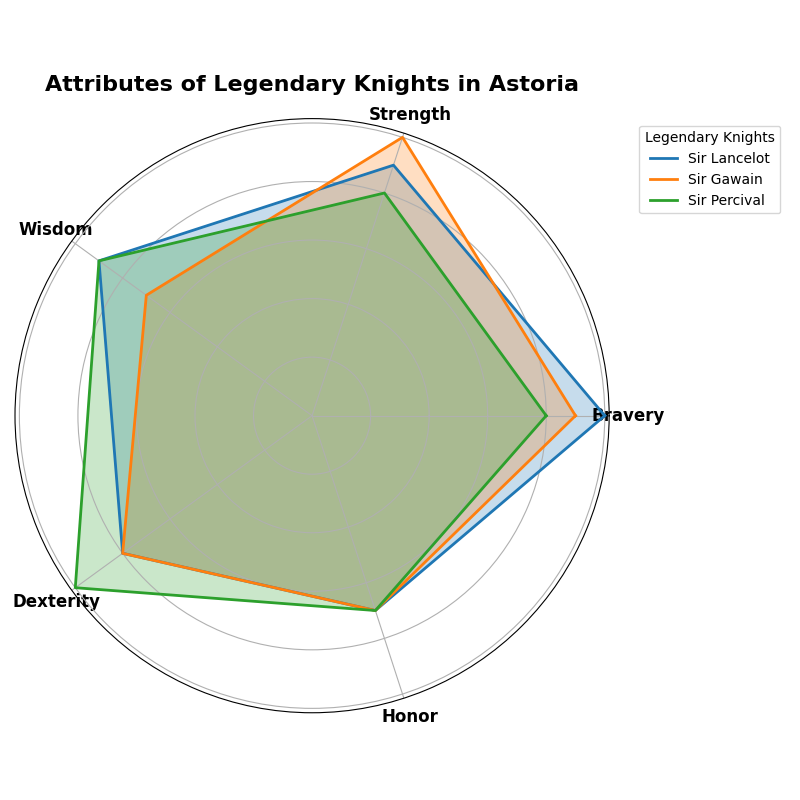

Source code (Python):
import matplotlib.pyplot as plt
import numpy as np

attributes = ['Bravery', 'Strength', 'Wisdom', 'Dexterity', 'Honor']
n_attributes = len(attributes)

# Shuffled data for each knight
lancelot = [10, 9, 9, 8, 7]  # Manually shuffled from [9, 10, 7, 8, 9]
gawain = [9, 10, 7, 8, 7]    # Manually shuffled from [8, 7, 9, 7, 10]
percival = [8, 8, 9, 10, 7]  # Manually shuffled from [10, 8, 8, 9, 7]

# Append the first value to close the radar chart
lancelot += lancelot[:1]
gawain += gawain[:1]
percival += percival[:1]

angles = np.linspace(0, 2 * np.pi, n_attributes, endpoint=False).tolist()
angles += angles[:1]

fig, ax = plt.subplots(figsize=(8, 8), subplot_kw=dict(polar=True))
plt.xticks(angles[:-1], attributes, fontsize=12, fontweight='bold')

colors = ['#1f77b4', '#ff7f0e', '#2ca02c']
knight_names = ['Sir Lancelot', 'Sir Gawain', 'Sir Percival']
knight_data = [lancelot, gawain, percival]

for idx, knight in enumerate(knight_data):
    ax.plot(angles, knight, color=colors[idx], linewidth=2, linestyle='solid', label=knight_names[idx])
    ax.fill(angles, knight, color=colors[idx], alpha=0.25)

ax.set_yticklabels([])  # Cleaner look

plt.legend(loc='upper right', bbox_to_anchor=(1.3, 1), title='Legendary Knights')
plt.title('Attributes of Legendary Knights in Astoria', size=16, fontweight='bold', pad=20)
plt.tight_layout()  # Prevent overlapping text
plt.show()
